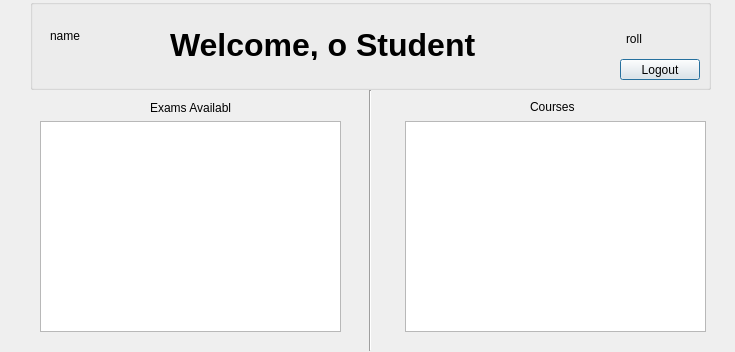
<?xml version="1.0" encoding="UTF-8"?>
<ui version="4.0">
 <class>studentlogin</class>
 <widget class="QDialog" name="studentlogin">
  <property name="geometry">
   <rect>
    <x>0</x>
    <y>0</y>
    <width>735</width>
    <height>352</height>
   </rect>
  </property>
  <property name="windowTitle">
   <string>Dialog</string>
  </property>
  <widget class="QGroupBox" name="groupBox">
   <property name="geometry">
    <rect>
     <x>30</x>
     <y>-1</y>
     <width>681</width>
     <height>91</height>
    </rect>
   </property>
   <property name="title">
    <string/>
   </property>
   <widget class="QLabel" name="name">
    <property name="geometry">
     <rect>
      <x>20</x>
      <y>30</y>
      <width>47</width>
      <height>13</height>
     </rect>
    </property>
    <property name="text">
     <string>name</string>
    </property>
   </widget>
   <widget class="QLabel" name="rollNo">
    <property name="geometry">
     <rect>
      <x>596</x>
      <y>30</y>
      <width>71</width>
      <height>20</height>
     </rect>
    </property>
    <property name="text">
     <string>roll</string>
    </property>
   </widget>
   <widget class="QLabel" name="course">
    <property name="geometry">
     <rect>
      <x>140</x>
      <y>30</y>
      <width>391</width>
      <height>31</height>
     </rect>
    </property>
    <property name="font">
     <font>
      <pointsize>24</pointsize>
      <weight>75</weight>
      <bold>true</bold>
     </font>
    </property>
    <property name="text">
     <string>Welcome, o Student</string>
    </property>
   </widget>
   <widget class="QPushButton" name="logout">
    <property name="geometry">
     <rect>
      <x>590</x>
      <y>60</y>
      <width>80</width>
      <height>21</height>
     </rect>
    </property>
    <property name="text">
     <string>Logout</string>
    </property>
   </widget>
  </widget>
  <widget class="QListView" name="examView">
   <property name="geometry">
    <rect>
     <x>40</x>
     <y>121</y>
     <width>301</width>
     <height>211</height>
    </rect>
   </property>
  </widget>
  <widget class="Line" name="line">
   <property name="geometry">
    <rect>
     <x>360</x>
     <y>90</y>
     <width>20</width>
     <height>261</height>
    </rect>
   </property>
   <property name="orientation">
    <enum>Qt::Vertical</enum>
   </property>
  </widget>
  <widget class="QLabel" name="label">
   <property name="geometry">
    <rect>
     <x>150</x>
     <y>100</y>
     <width>81</width>
     <height>16</height>
    </rect>
   </property>
   <property name="text">
    <string>Exams Available</string>
   </property>
  </widget>
  <widget class="QLabel" name="label_2">
   <property name="geometry">
    <rect>
     <x>530</x>
     <y>100</y>
     <width>47</width>
     <height>13</height>
    </rect>
   </property>
   <property name="text">
    <string>Courses</string>
   </property>
  </widget>
  <widget class="QTableView" name="CourseView">
   <property name="geometry">
    <rect>
     <x>405</x>
     <y>121</y>
     <width>301</width>
     <height>211</height>
    </rect>
   </property>
  </widget>
 </widget>
 <resources/>
 <connections/>
</ui>
